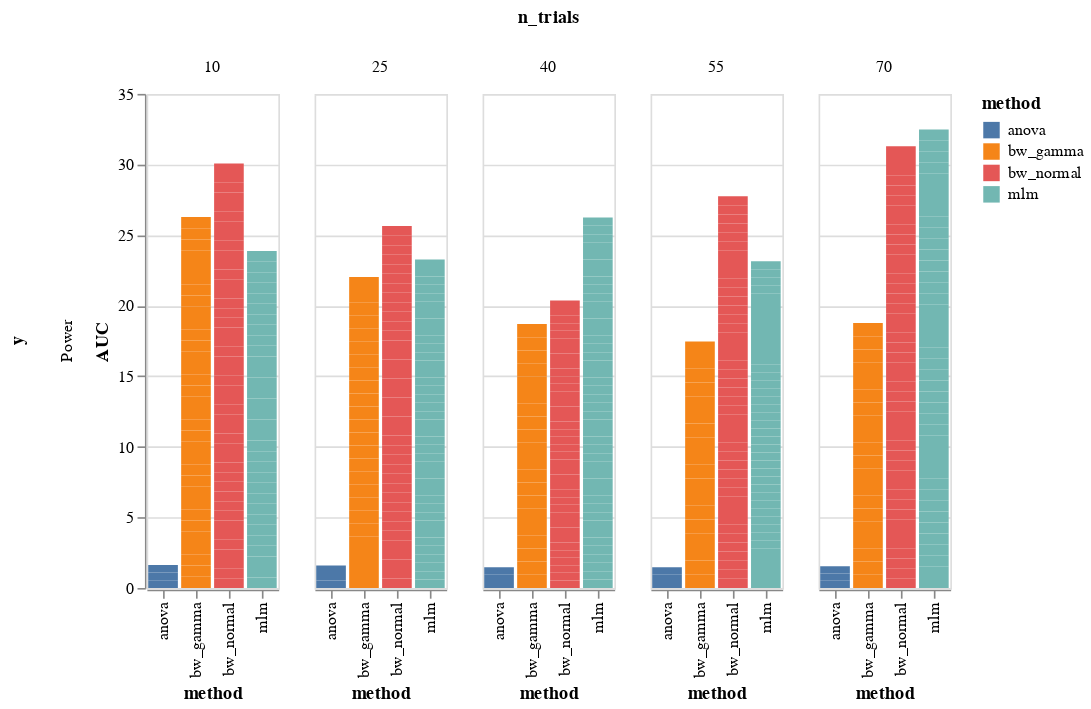
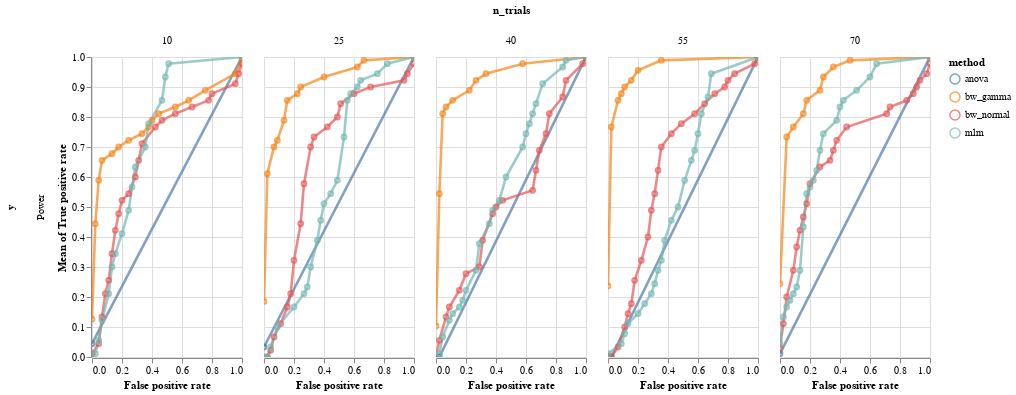

Write notebook code for charts like these, in order.
### Code cell
df = model_comparison.make_roc_auc(res, binary=False, groups=('method', 'y', 'n_trials'))

bars, roc = model_comparison.plot_roc(df)
bars.facet(column='n_trials', row='y').properties().display()
roc.facet(column='n_trials', row='y').properties()
# NBVAL_SKIP

### Figure 1 — Vega-Lite specification as saved in the notebook (floating-point values rounded to 4 significant figures; data arrays with more than 128 entries replaced by an {"elided": "..."} marker saying what was removed)
{"config": {"view": {"continuousWidth": 400, "continuousHeight": 300}}, "data": {"name": "data-4b9a0580d552995f74c19ab8d15e59ce"}, "facet": {"column": {"type": "quantitative", "field": "n_trials"}, "row": {"type": "nominal", "field": "y"}}, "spec": {"mark": "bar", "encoding": {"color": {"type": "nominal", "field": "method"}, "x": {"type": "nominal", "field": "method"}, "y": {"type": "quantitative", "field": "AUC"}}, "selection": {"selector002": {"type": "interval", "bind": "scales", "encodings": ["x", "y"]}}}, "$schema": "https://vega.github.io/schema/vega-lite/v4.8.1.json", "datasets": {"data-4b9a0580d552995f74c19ab8d15e59ce": {"elided": "536 records"}}}

### Figure 2 — Vega-Lite specification as saved in the notebook (floating-point values rounded to 4 significant figures; data arrays with more than 128 entries replaced by an {"elided": "..."} marker saying what was removed)
{"config": {"view": {"continuousWidth": 400, "continuousHeight": 300}}, "data": {"name": "data-4b9a0580d552995f74c19ab8d15e59ce"}, "facet": {"column": {"type": "quantitative", "field": "n_trials"}, "row": {"type": "nominal", "field": "y"}}, "spec": {"layer": [{"mark": {"type": "line", "opacity": 0.7, "size": 2.6}, "encoding": {"color": {"type": "nominal", "field": "method"}, "x": {"type": "quantitative", "field": "False positive rate"}, "y": {"type": "quantitative", "aggregate": "mean", "field": "True positive rate"}}, "selection": {"selector001": {"type": "interval", "bind": "scales", "encodings": ["x", "y"]}}}, {"mark": {"type": "point", "opacity": 0.7, "size": 22.6}, "encoding": {"color": {"type": "nominal", "field": "method"}, "x": {"type": "quantitative", "field": "False positive rate"}, "y": {"type": "quantitative", "aggregate": "mean", "field": "True positive rate"}}}], "width": 150}, "$schema": "https://vega.github.io/schema/vega-lite/v4.8.1.json", "datasets": {"data-4b9a0580d552995f74c19ab8d15e59ce": {"elided": "536 records"}}}
